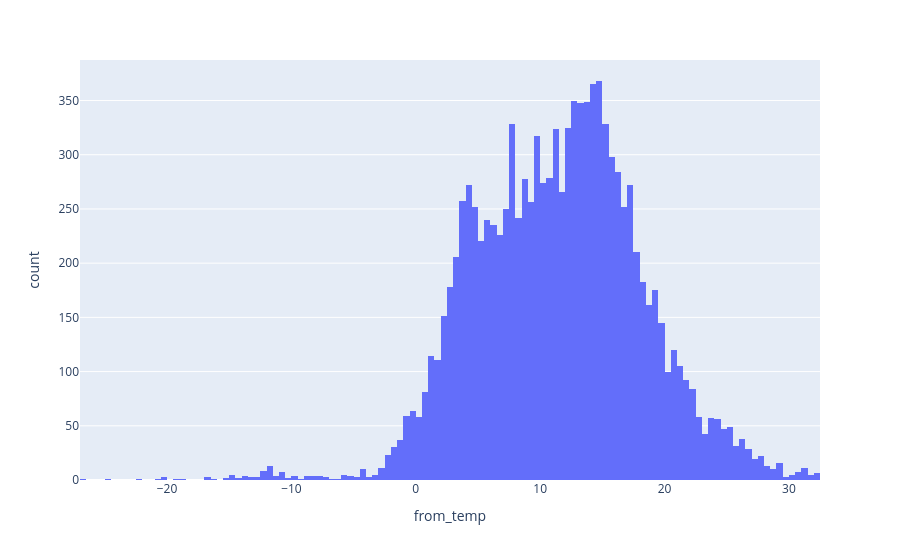
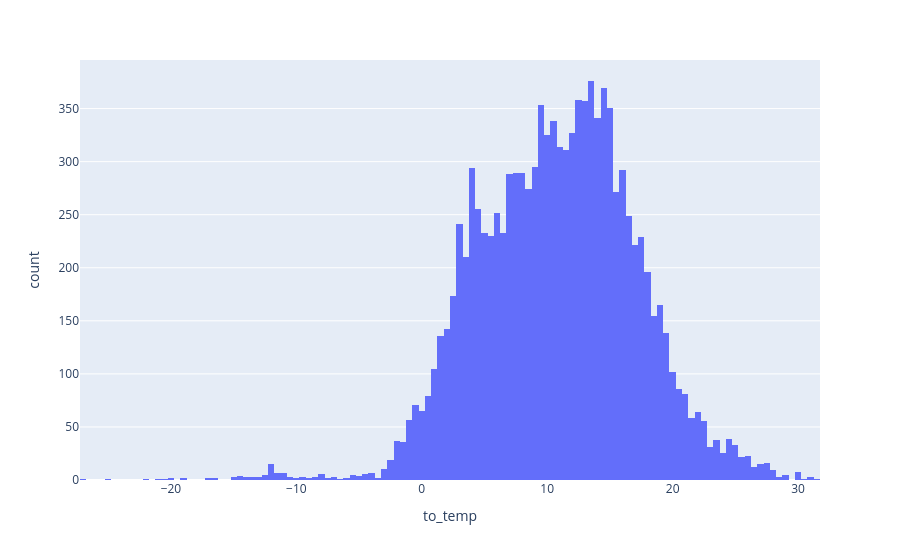
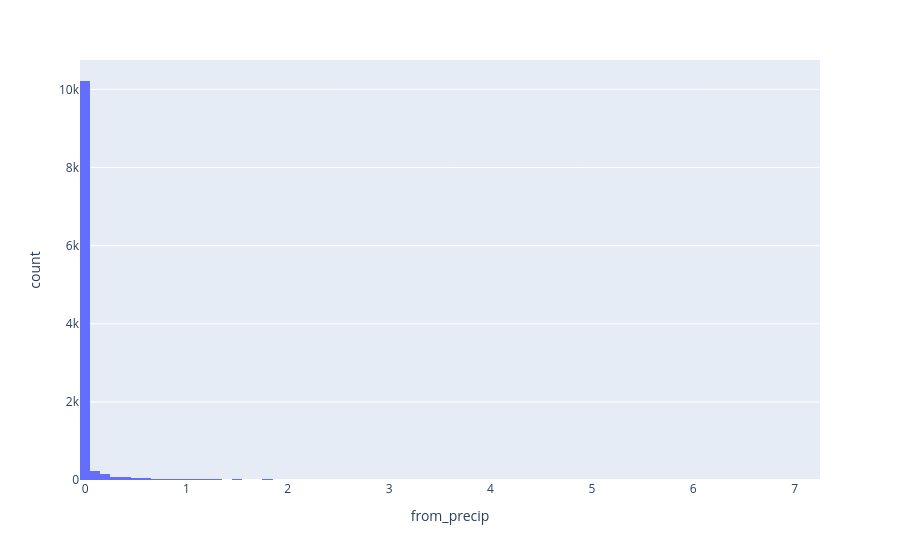
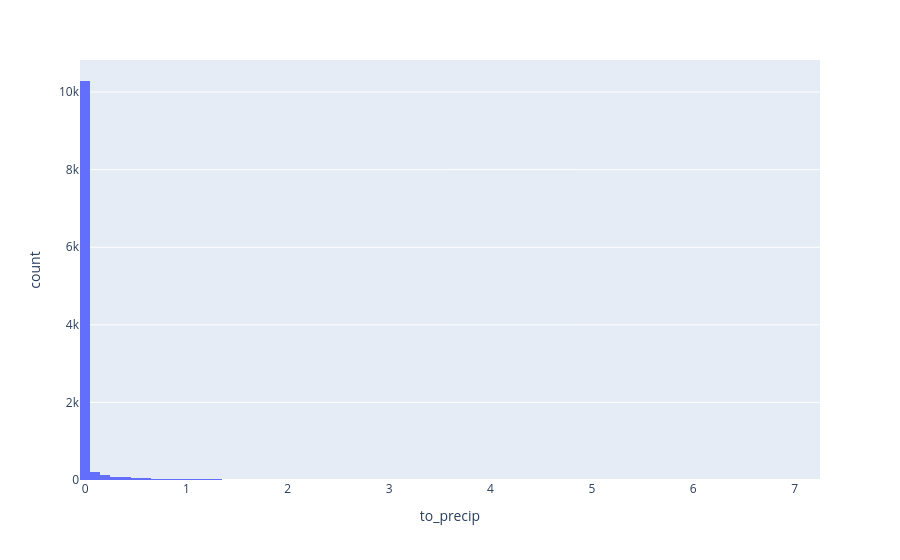

The code cell stored with these charts, in order, in its notebook:
### Code cell
# Potential features to use


for feature in features:
    outlier_identifier = px.histogram(df, x=feature)
    outlier_identifier.show()

### Figure 1 — Plotly figure (JSON) as saved in the notebook; plotly's stock layout.template omitted (floating-point values rounded to 4 significant figures; data arrays with more than 128 entries replaced by an {"elided": "..."} marker saying what was removed)
{"data": [{"bingroup": "x", "hovertemplate": "from_temp=%{x}<br>count=%{y}<extra></extra>", "legendgroup": "", "marker": {"color": "#636efa", "pattern": {"shape": ""}}, "name": "", "orientation": "v", "showlegend": false, "type": "histogram", "x": {"elided": "11195 float values"}, "xaxis": "x", "yaxis": "y"}], "layout": {"barmode": "relative", "legend": {"tracegroupgap": 0}, "margin": {"t": 60}, "xaxis": {"anchor": "y", "domain": [0, 1], "title": {"text": "from_temp"}}, "yaxis": {"anchor": "x", "domain": [0, 1], "title": {"text": "count"}}}}

### Figure 2 — Plotly figure (JSON) as saved in the notebook; plotly's stock layout.template omitted (floating-point values rounded to 4 significant figures; data arrays with more than 128 entries replaced by an {"elided": "..."} marker saying what was removed)
{"data": [{"bingroup": "x", "hovertemplate": "to_temp=%{x}<br>count=%{y}<extra></extra>", "legendgroup": "", "marker": {"color": "#636efa", "pattern": {"shape": ""}}, "name": "", "orientation": "v", "showlegend": false, "type": "histogram", "x": {"elided": "11195 float values"}, "xaxis": "x", "yaxis": "y"}], "layout": {"barmode": "relative", "legend": {"tracegroupgap": 0}, "margin": {"t": 60}, "xaxis": {"anchor": "y", "domain": [0, 1], "title": {"text": "to_temp"}}, "yaxis": {"anchor": "x", "domain": [0, 1], "title": {"text": "count"}}}}

### Figure 3 — Plotly figure (JSON) as saved in the notebook; plotly's stock layout.template omitted (floating-point values rounded to 4 significant figures; data arrays with more than 128 entries replaced by an {"elided": "..."} marker saying what was removed)
{"data": [{"bingroup": "x", "hovertemplate": "from_precip=%{x}<br>count=%{y}<extra></extra>", "legendgroup": "", "marker": {"color": "#636efa", "pattern": {"shape": ""}}, "name": "", "orientation": "v", "showlegend": false, "type": "histogram", "x": {"elided": "11195 float values"}, "xaxis": "x", "yaxis": "y"}], "layout": {"barmode": "relative", "legend": {"tracegroupgap": 0}, "margin": {"t": 60}, "xaxis": {"anchor": "y", "domain": [0, 1], "title": {"text": "from_precip"}}, "yaxis": {"anchor": "x", "domain": [0, 1], "title": {"text": "count"}}}}

### Figure 4 — Plotly figure (JSON) as saved in the notebook; plotly's stock layout.template omitted (floating-point values rounded to 4 significant figures; data arrays with more than 128 entries replaced by an {"elided": "..."} marker saying what was removed)
{"data": [{"bingroup": "x", "hovertemplate": "to_precip=%{x}<br>count=%{y}<extra></extra>", "legendgroup": "", "marker": {"color": "#636efa", "pattern": {"shape": ""}}, "name": "", "orientation": "v", "showlegend": false, "type": "histogram", "x": {"elided": "11195 float values"}, "xaxis": "x", "yaxis": "y"}], "layout": {"barmode": "relative", "legend": {"tracegroupgap": 0}, "margin": {"t": 60}, "xaxis": {"anchor": "y", "domain": [0, 1], "title": {"text": "to_precip"}}, "yaxis": {"anchor": "x", "domain": [0, 1], "title": {"text": "count"}}}}
